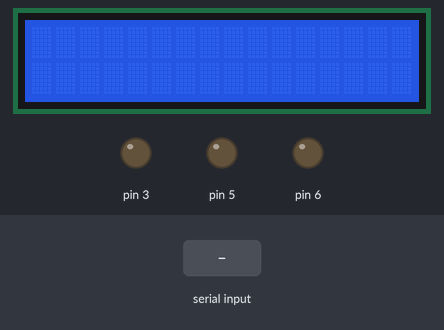
This sketch was run on a simulated Arduino Uno, built with avr-gcc and run on an emulated ATmega328P. On the bench: 16×2 character LCD, output pins drawn as LEDs (lit = HIGH). Inputs (shaded band) come from the test bench.

Above: at 1.2 s.
1.3 s: "r90\n" received over Serial
At 2.5 s:
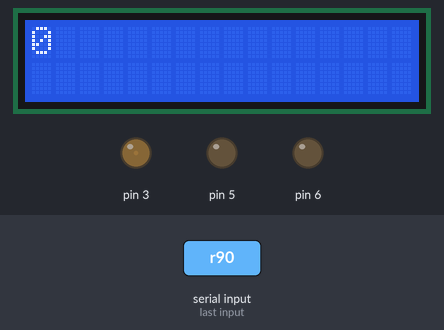
2.8 s: "g90\n" received over Serial
At 2.84 s:
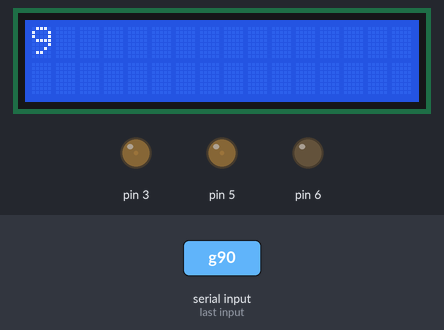
4.3 s: "r,45\n" received over Serial
At 4.9 s:
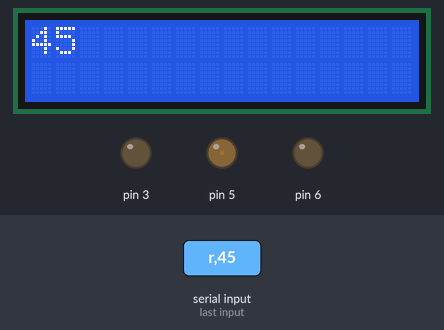
5.8 s: "b90\n" received over Serial
At 7.0 s:
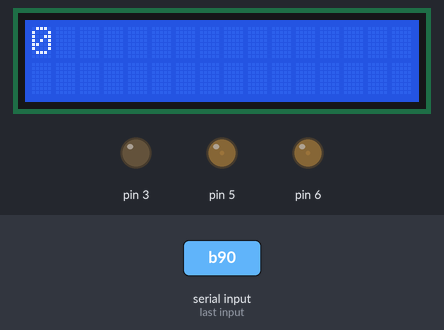
7.3 s: "g,45\n" received over Serial
At 8.3 s:
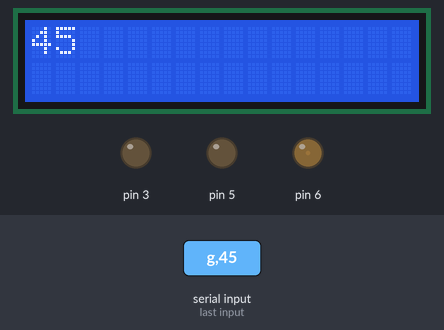
8.8 s: "r90\n" received over Serial
At 9.4 s:
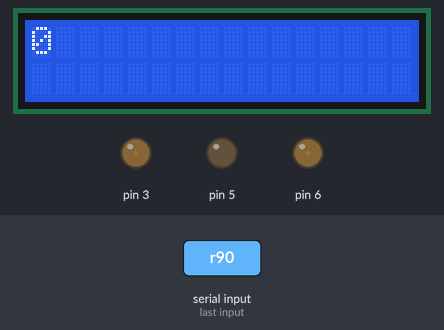
Timing chart, 0 to 11.3 s (numbered marks = the images above; inputs shaded):
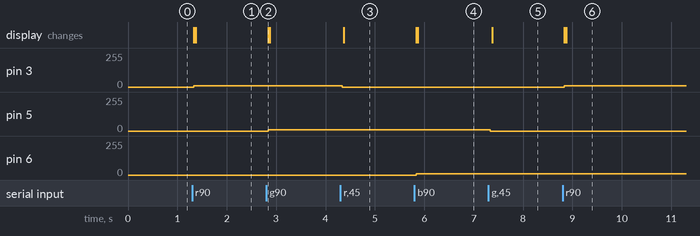

The sketch:

rgb_module.ino
```cpp
#include <Wire.h>
#include <LiquidCrystal_I2C.h>

LiquidCrystal_I2C lcd(0x27, 16, 2);

void setup() {
  // put your setup code here, to run once:

  Serial.begin(115200);
  Serial.setTimeout(0);

  lcd.init();
  lcd.backlight();
}

void loop() {
  // put your main code here, to run repeatedly:
  while (Serial.available() == 0) {}

  String teststr = Serial.readString();  //read until timeout
  teststr.trim(); // remove any \r \n whitespace at the end of the String
  lcdPrint(teststr);

  char color = teststr.charAt(0);
  int val = teststr.substring(1).toInt();
  lcdPrintInt(val);

  switch (color) {
    case 'r':
      analogWrite(3, val);
      break;

    case 'g':
      analogWrite(5, val);
      break;

    case 'b':
      analogWrite(6, val);
      break;
  }
}


void lcdPrint(String str) {
  lcd.setCursor(0, 0);
  lcd.print("                ");
  lcd.setCursor(0, 0);
  lcd.print(str);
}


void lcdPrintChar(char* str) {
  lcd.setCursor(0, 0);
  lcd.print("                ");
  lcd.setCursor(0, 0);
  lcd.print(str);
}

void lcdPrintInt(int str) {
  lcd.setCursor(0, 0);
  lcd.print("                ");
  lcd.setCursor(0, 0);
  lcd.print(str);
}
```

Measured:
- after the input at 1.3 s, pin 3: 0/255 → 9/255 at once; the display: first changes at once (image 1 shows a later state)
- after the input at 2.8 s, pin 5: 0/255 → 9/255 at once; the display: changes at once (image 2)
- after the input at 4.3 s, pin 3: 9/255 → 0/255 at once; the display: changes after 0.07 s (image 3)
- after the input at 5.8 s, pin 6: 0/255 → 9/255 at once; the display: first changes at once (image 4 shows a later state)
- after the input at 7.3 s, pin 5: 9/255 → 0/255 at once; the display: changes after 0.07 s (image 5)
- after the input at 8.8 s, pin 3: 0/255 → 9/255 at once; the display: first changes at once (image 6 shows a later state)
